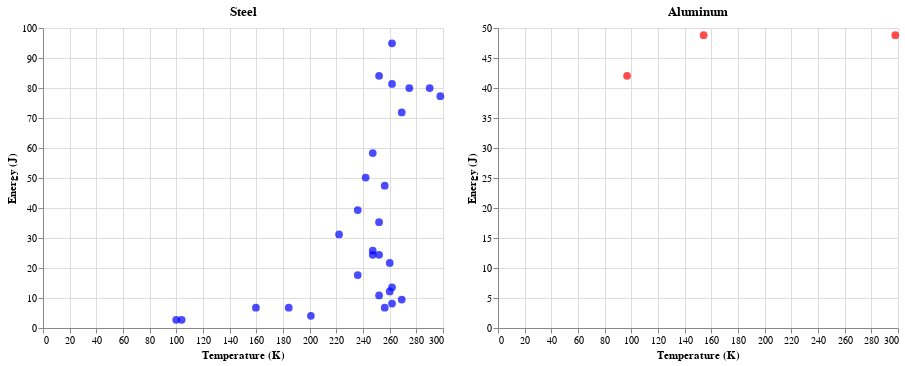

The notebook cell saved with this chart:
### Code cell
alt.concat(s,a)
#The concatenate function is an easy way to display graphs side-by-side.

### Figure 1 — Vega-Lite specification as saved in the notebook (floating-point values rounded to 4 significant figures)
{"config": {"view": {"continuousWidth": 400, "continuousHeight": 300}}, "concat": [{"data": {"name": "data-d08d18cea82980b8550b3aa429994aae"}, "mark": {"type": "circle", "color": "blue", "size": 60, "text": "Steel"}, "encoding": {"x": {"type": "quantitative", "field": "Temperature (K)"}, "y": {"type": "quantitative", "field": "Energy (J)"}}, "title": "Steel"}, {"data": {"name": "data-461609e59d0771046cba65fce8da8e4e"}, "mark": {"type": "circle", "color": "red", "size": 60, "text": "Aluminum"}, "encoding": {"x": {"type": "quantitative", "field": "Temperature (K)"}, "y": {"type": "quantitative", "field": "Energy (J)"}}, "title": "Aluminum"}], "$schema": "https://vega.github.io/schema/vega-lite/v4.8.1.json", "datasets": {"data-d08d18cea82980b8550b3aa429994aae": [{"Temperature (K)": 99.9, "Energy (J)": 2.712}, {"Temperature (K)": 290.0, "Energy (J)": 79.99}, {"Temperature (K)": 200.9, "Energy (J)": 4.067}, {"Temperature (K)": 252.1, "Energy (J)": 24.4}, {"Temperature (K)": null, "Energy (J)": null}, {"Temperature (K)": 269.1, "Energy (J)": 9.491}, {"Temperature (K)": 274.7, "Energy (J)": 79.99}, {"Temperature (K)": 269.1, "Energy (J)": 71.86}, {"Temperature (K)": 261.8, "Energy (J)": 81.35}, {"Temperature (K)": 252.1, "Energy (J)": 10.85}, {"Temperature (K)": 256.3, "Energy (J)": 6.779}, {"Temperature (K)": 260.0, "Energy (J)": 12.2}, {"Temperature (K)": 261.8, "Energy (J)": 13.56}, {"Temperature (K)": 261.8, "Energy (J)": 94.91}, {"Temperature (K)": 261.8, "Energy (J)": 8.135}, {"Temperature (K)": 298.0, "Energy (J)": 77.28}, {"Temperature (K)": 104.0, "Energy (J)": 2.712}, {"Temperature (K)": 252.1, "Energy (J)": 84.06}, {"Temperature (K)": 247.3, "Energy (J)": 25.76}, {"Temperature (K)": 247.3, "Energy (J)": 58.3}, {"Temperature (K)": 236.0, "Energy (J)": 39.32}, {"Temperature (K)": 236.0, "Energy (J)": 17.63}, {"Temperature (K)": 222.1, "Energy (J)": 31.18}, {"Temperature (K)": 242.0, "Energy (J)": 50.17}, {"Temperature (K)": 252.1, "Energy (J)": 35.25}, {"Temperature (K)": 184.3, "Energy (J)": 6.779}, {"Temperature (K)": 256.3, "Energy (J)": 47.45}, {"Temperature (K)": 260.0, "Energy (J)": 21.69}, {"Temperature (K)": 247.3, "Energy (J)": 24.4}, {"Temperature (K)": 159.7, "Energy (J)": 6.779}], "data-461609e59d0771046cba65fce8da8e4e": [{"Temperature (K)": 298.0, "Energy (J)": 48.81}, {"Temperature (K)": 96.82, "Energy (J)": 42.03}, {"Temperature (K)": 154.2, "Energy (J)": 48.81}]}}
